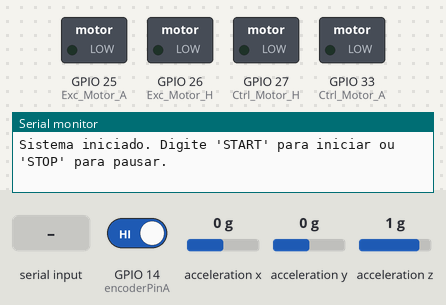
The program below on a simulated ESP32. On the bench: switched loads named in the program (green lamp = pin HIGH), the last lines printed to the serial monitor. Wiring (inferred from the names in the program): MPU-9250 motion sensor at I2C address 0x68. Inputs (shaded band) come from the test bench; at power-on: GPIO 14 (encoderPinA) HIGH, acceleration x 0 g, acceleration y 0 g, acceleration z 1 g.

Above: at 6.6 s.
6.7 s: "START\n" received over Serial
At 7.9 s:
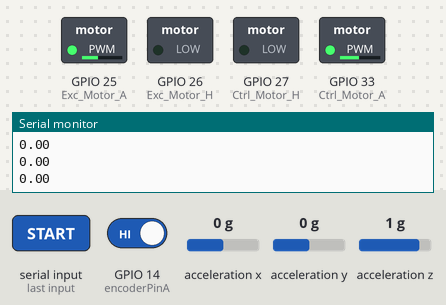
8.2 s: "STOP\n" received over Serial
At 8.6 s:
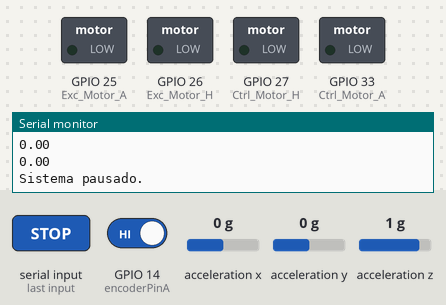
Timing chart, 0 to 11.2 s (numbered marks = the images above; inputs shaded):
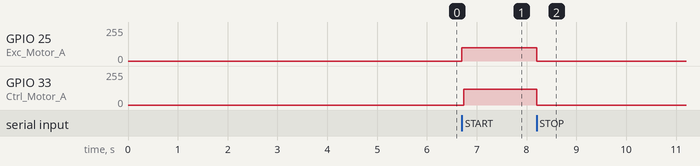

The program:

main.cpp
```cpp
///////////////////////// BIBLIOTECAS /////////////////////////
#include <Arduino.h>
#include <Wire.h>
#include <math.h>

////////////////////////// VARIÁVEIS //////////////////////////
// Configurações do MPU-9250
const int MPU9250_ADDR = 0x68;
const int SMPLRT_DIV = 0x19;
const int CONFIG = 0x1A;
const int ACCEL_CONFIG = 0x1C;
const int ACCEL_XOUT_H = 0x3B;

// Offsets do acelerômetro
float offsetX = 0.0, offsetY = 0.0, offsetZ = 0.0;

// Variáveis auxiliares do acelerômetro
float FiltredAy = 0.0, Alpha = 0.1;
float AccelCurrentValue = 0.0;
float AccelLastValue = 0.0;
unsigned long AccelLastZeroCrossingPos = 0;
unsigned long AccelLastZeroCrossingNeg = 0;

// Configuração do Encoder
const int encoderPinA = 14;
volatile long encoderPulses = 0; // Contador de pulsos do encoder
const int pulsesPerRevolution = 1000; // Pulsos por rotação

// Variaveis auxiliares encoder
float CurrentRPS = 0.0;
long lastPulseCount = 0;
float EncCurrentValue = 0;

float EncLastValue = 0;
float EncLastZeroCrossingPos = 0, EncLastZeroCrossingNeg = 0;

// Controle de Frequencia
float FreqCurrentError = 0, FreqLastError = 0, FreqCurrentControl = 0, FreqLastControl = 0;
const float FreqKp = 0.709285, FreqKi = 0.0136;
float FreqRef = 4;

// Controle de Phase
float PhaseCurrentError = 0, PhaseLastError = 0, PhaseCurrentControl = 0, PhaseLastControl = 0;
const float PhaseKp = 0.0000021, PhaseKi = 0.000005;
float PhaseRef = 75;
float CurrentPhase = 0;

// Controle de tempo e flags
hw_timer_t *velocityTimer = NULL; // Timer para controle de velocidade
hw_timer_t *accelerometerTimer = NULL; // Timer para leitura do acelerômetro
hw_timer_t *phaseControlTimer = NULL; // Timer para controle de fase
volatile bool velocityFlag = false;
volatile bool accelerometerFlag = false;
volatile bool phaseControlFlag = false;
volatile bool systemRunning = false; // Estado do sistema

// Motor
#define Ctrl_Motor_A 33
#define Ctrl_Motor_H 27
#define Exc_Motor_A 25
#define Exc_Motor_H 26

// Mutex para proteger os dados compartilhados
SemaphoreHandle_t dataMutex;

//////////////////// DECLARAÇÃO DE FUNÇÕES ///////////////////
void setupMPU9250();
void calibrateMPU9250();
void readMPU9250(float &ax, float &ay, float &az);
void FreqControl();
void CalculateRPS();
void EncSin();
void ZeroCrossing();
void ApllyMotorControl(float DutyCicle);
void calculatePhaseControl();
void CalculatePhaseDifference();
void IRAM_ATTR onVelocityTimer();
void IRAM_ATTR onAccelerometerTimer();
void IRAM_ATTR onPhaseControlTimer();
void handleUserCommands();

//////////////////////////// SETUP ///////////////////////////
void setup() {
  Serial.begin(115200);
  Wire.begin();

  // Configuração do sensor
  setupMPU9250();
  calibrateMPU9250();

  // Configuração do encoder
  pinMode(encoderPinA, INPUT_PULLUP);
  attachInterrupt(digitalPinToInterrupt(encoderPinA), []() { encoderPulses++; }, RISING);

  // Configuração dos timers
  velocityTimer = timerBegin(0, 80, true);
  timerAttachInterrupt(velocityTimer, &onVelocityTimer, true);
  timerAlarmWrite(velocityTimer, 1000, true); // 1ms
  timerAlarmDisable(velocityTimer);

  accelerometerTimer = timerBegin(1, 80, true);
  timerAttachInterrupt(accelerometerTimer, &onAccelerometerTimer, true);
  timerAlarmWrite(accelerometerTimer, 10000, true); // 10ms
  timerAlarmDisable(accelerometerTimer);

  phaseControlTimer = timerBegin(2, 80, true);
  timerAttachInterrupt(phaseControlTimer, &onPhaseControlTimer, true);
  timerAlarmWrite(phaseControlTimer, 200000, true); // 200ms
  timerAlarmDisable(phaseControlTimer);

  // Inicialização do mutex
  dataMutex = xSemaphoreCreateMutex();
  if (dataMutex == NULL) {
    Serial.println("Erro ao criar mutex!");
    while (1); // Travar o sistema se não puder criar o mutex
  }

  pinMode(Ctrl_Motor_A, OUTPUT);
  pinMode(Ctrl_Motor_H, OUTPUT);
  analogWrite(Ctrl_Motor_A, 0);
  analogWrite(Ctrl_Motor_H, 0);

  pinMode(Exc_Motor_A,OUTPUT);
  pinMode(Exc_Motor_H,OUTPUT);
  analogWrite(Exc_Motor_A,0);
  analogWrite(Exc_Motor_H,0);

  Serial.println("Sistema iniciado. Digite 'START' para iniciar ou 'STOP' para pausar.");
}

/////////////////////////// LOOP ////////////////////////////
void loop() {
  handleUserCommands(); // Verifica os comandos do usuário

  if (systemRunning) {
    if (velocityFlag) {
      velocityFlag = false;

      // Proteção com mutex
      if (xSemaphoreTake(dataMutex, portMAX_DELAY)) {
        FreqControl();
        xSemaphoreGive(dataMutex);
      }
    }

    if (accelerometerFlag) {
      accelerometerFlag = false;

      // Proteção com mutex
      if (xSemaphoreTake(dataMutex, portMAX_DELAY)) {
        float ax, ay, az;
        readMPU9250(ax,ay,az);
        AccelCurrentValue = ay;
        EncSin();
        //Serial.print("Accel: ");
        Serial.println(AccelCurrentValue);
        //Serial.print(" Enc: ");
        //Serial.println(EncCurrentValue);
        ZeroCrossing();
        xSemaphoreGive(dataMutex);
      }
    }

    if (phaseControlFlag) {
      phaseControlFlag = false;

      // Proteção com mutex
      if (xSemaphoreTake(dataMutex, portMAX_DELAY)) {
         //CalculatePhaseDifference();
        calculatePhaseControl();
        xSemaphoreGive(dataMutex);
      }
    }
  }
}

///////////////////////// FUNÇÕES ///////////////////////////
// Mpu 9250
void setupMPU9250() {
  Wire.beginTransmission(MPU9250_ADDR);
  Wire.write(SMPLRT_DIV);
  Wire.write(0x68); // 100 Hz (1 kHz / (1 + 99))
  Wire.endTransmission();

  // Configuração do filtro DLPF
  Wire.beginTransmission(MPU9250_ADDR);
  Wire.write(CONFIG);
  Wire.write(0); // 92 Hz de banda passante
  Wire.endTransmission();

  Wire.beginTransmission(MPU9250_ADDR);
  Wire.write(0x1C); // Configuração do intervalo de aceleração
  Wire.write(0x00); // ±2g
  Wire.endTransmission();
}

void calibrateMPU9250() {
  analogWrite(Ctrl_Motor_A, 0);
  analogWrite(Ctrl_Motor_H, 0);
  int16_t rawX, rawY, rawZ;
  float sumX = 0, sumY = 0, sumZ = 0;
  const int samples = 500;

  for (int i = 0; i < samples; i++) {
    Wire.beginTransmission(MPU9250_ADDR);
    Wire.write(ACCEL_XOUT_H);
    Wire.endTransmission(false);
    Wire.requestFrom(MPU9250_ADDR, 6, true);

    rawX = (Wire.read() << 8) | Wire.read();
    rawY = (Wire.read() << 8) | Wire.read();
    rawZ = (Wire.read() << 8) | Wire.read();

    sumX += rawX;
    sumY += rawY;
    sumZ += rawZ;
    delay(10);
  }

  offsetX = sumX / samples;
  offsetY = sumY / samples;
  offsetZ = (sumZ / samples) - 16384; // Ajuste para compensar a gravidade
}

void readMPU9250(float &ax, float &ay, float &az) {
   int16_t rawX, rawY, rawZ;

  Wire.beginTransmission(MPU9250_ADDR);
  Wire.write(ACCEL_XOUT_H);
  Wire.endTransmission(false);
  Wire.requestFrom(MPU9250_ADDR, 6, true);

  rawX = (Wire.read() << 8) | Wire.read();
  rawY = (Wire.read() << 8) | Wire.read();
  rawZ = (Wire.read() << 8) | Wire.read();

  ay = rawY - offsetY;

  FiltredAy = Alpha * ay + (1 - Alpha) * FiltredAy;

  ay = FiltredAy;

  const float scale = 2.0 / 32768.0;
  const float gToMMs2 = 9806.65;

  ay *= scale * gToMMs2;
}

// Controle de Frequência
void FreqControl() {
  CalculateRPS();

  FreqCurrentError = FreqRef - CurrentRPS;

  FreqCurrentControl = FreqLastControl + FreqLastError*FreqKp + FreqLastError*FreqKi;

  if (FreqCurrentControl >= 120){
    FreqCurrentControl = 120;
  }else if (FreqCurrentControl < 0){
    FreqCurrentControl = 0;
  }
  //Serial.println(FreqCurrentControl);

  FreqLastControl = FreqCurrentControl;
  FreqLastError = FreqCurrentError;

  ApllyMotorControl(FreqCurrentControl);
}

void CalculateRPS(){
  long pulseDifference = encoderPulses - lastPulseCount;
  CurrentRPS = (pulseDifference / (float)pulsesPerRevolution)*1000; // 0.001s = 1ms
  lastPulseCount = encoderPulses;
  //Serial.print(pulseDifference);
  //erial.print(" RPS: ");
  //Serial.println(CurrentRPS);
}

void EncSin(){
  float angle = (float)(encoderPulses%pulsesPerRevolution)/pulsesPerRevolution*2.0*PI;
  EncCurrentValue = sin(angle);
}

void calculatePhaseControl() {
  CalculatePhaseDifference();

  CurrentPhase = abs(CurrentPhase);

  PhaseCurrentError = PhaseRef - CurrentPhase;

  if (PhaseCurrentError >= 180){
    PhaseCurrentError = 180;
  }

  if (PhaseCurrentError <=-180){
    PhaseCurrentError = -180;
  }


  PhaseCurrentControl = PhaseLastControl + PhaseCurrentError*PhaseKp - PhaseLastError*PhaseKi;

  if (PhaseCurrentControl <= 0){
    PhaseCurrentControl = 0;
  }

  if (PhaseCurrentControl >= 5){
    PhaseCurrentControl = 5;
  }

  PhaseLastControl = PhaseCurrentControl;
  PhaseLastError = PhaseCurrentError;

  FreqRef+=PhaseCurrentControl;

  if (FreqRef >= 9){
    FreqRef = 9;
  }
}

void CalculatePhaseDifference(){
  if (AccelLastZeroCrossingNeg>0 && EncLastZeroCrossingPos >0){
    // Calcula o intervalo de tempo entre cruzamentos
    long timeDifference = AccelLastZeroCrossingNeg - EncLastZeroCrossingPos;

    // Converte o tempo em diferença de fase
    CurrentPhase = (timeDifference / (1000.0 / CurrentRPS)) * 360.0;

    // Normaliza para o intervalo [-180, 180]
    while (CurrentPhase > 180.0) CurrentPhase -= 360.0;
    while (CurrentPhase < -180.0) CurrentPhase += 360.0;

  } else if(AccelLastZeroCrossingPos > 0 && EncLastZeroCrossingNeg > 0 ){
    // Calcula o intervalo de tempo entre cruzamentos
    long timeDifference = AccelLastZeroCrossingPos - EncLastZeroCrossingNeg;

    // Converte o tempo em diferença de fase
    CurrentPhase = (timeDifference / (1000.0 / CurrentRPS)) * 360.0;

    // Normaliza para o intervalo [-180, 180]
    while (CurrentPhase > 180.0) CurrentPhase -= 360.0;
    while (CurrentPhase < -180.0) CurrentPhase += 360.0;
  }

  //Serial.println(CurrentRPS);
  //Serial.print("RPS: ");
  //Serial.print(CurrentRPS);
  //Serial.print("Ref: ");
  //Serial.print(FreqRef);
  //Serial.print(" Diferença de fase: ");
  //Serial.print(CurrentPhase);
  //Serial.println(" graus");
}

void ZeroCrossing(){
  float currentTime = millis();

  if(AccelLastValue >= 0 && AccelCurrentValue < 0){
    AccelLastZeroCrossingNeg = currentTime;

  }else if (AccelLastValue <= 0 && AccelCurrentValue > 0){
    AccelLastZeroCrossingPos = currentTime;
  }

  if(EncCurrentValue >= 0 && EncLastValue < 0){
    EncLastZeroCrossingNeg = currentTime;
  }else if (EncCurrentValue <= 0 && EncLastValue > 0){
    EncLastZeroCrossingPos = currentTime;
  }

  EncLastValue = EncCurrentValue;
  AccelLastValue = AccelCurrentValue;
}

void ApllyMotorControl(float DutyCicle){
  analogWrite(Ctrl_Motor_A, DutyCicle);
}

void IRAM_ATTR onVelocityTimer() {
  velocityFlag = true;
}

void IRAM_ATTR onAccelerometerTimer() {
  accelerometerFlag = true;
}

void IRAM_ATTR onPhaseControlTimer() {
  phaseControlFlag = true;
}

// Controle de interações com o unsuário
void handleUserCommands() {
  if (Serial.available()) {
    String command = Serial.readStringUntil('\n');
    command.trim();

    if (command.equalsIgnoreCase("START")) {
      if (!systemRunning) {
        systemRunning = true;
        analogWrite(Exc_Motor_A,100);
        analogWrite(Exc_Motor_H,0);
        timerAlarmEnable(velocityTimer);
        timerAlarmEnable(accelerometerTimer);
        timerAlarmEnable(phaseControlTimer);
        Serial.println("Sistema iniciado.");
      } else {
        Serial.println("Sistema já está em execução.");
      }
    } else if (command.equalsIgnoreCase("STOP")) {
      if (systemRunning) {
        systemRunning = false;
        analogWrite(Exc_Motor_A,0);
        analogWrite(Exc_Motor_H,0);
        analogWrite(Ctrl_Motor_A,0);
        analogWrite(Ctrl_Motor_H,0);
        timerAlarmDisable(velocityTimer);
        timerAlarmDisable(accelerometerTimer);
        timerAlarmDisable(phaseControlTimer);
        Serial.println("Sistema pausado.");
      } else {
        Serial.println("Sistema já está pausado.");
      }
    } else {
      Serial.println("Comando não reconhecido. Use 'START' ou 'STOP'.");
    }
  }
}
```

Measured:
- after the input at 6.7 s, GPIO 25 (Exc_Motor_A): 0/255 → 100/255 at once; GPIO 33 (Ctrl_Motor_A): 0/255 → 120/255 at once
- after the input at 8.2 s, GPIO 25 (Exc_Motor_A): 100/255 → 0/255 at once; GPIO 33 (Ctrl_Motor_A): 120/255 → 0/255 at once
